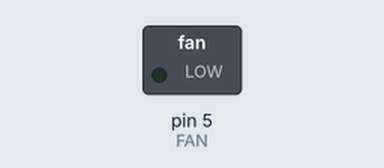
Simulated run of this sketch. Board: Arduino Uno, built with avr-gcc and run on an emulated ATmega328P. On the bench: switched loads named in the sketch (green lamp = pin HIGH).

Above: at 0.1 s.
At 10.3 s:
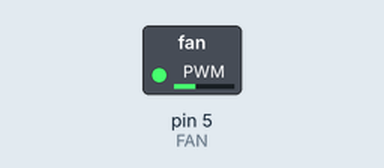
At 12.3 s:
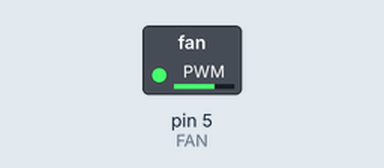
At 29.6 s:
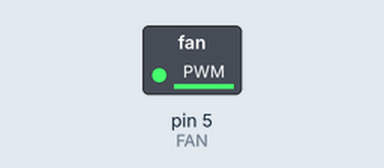
Timing chart, 0 to 32.0 s (numbered marks = the images above):
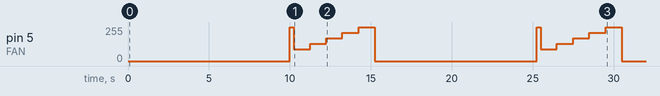

Measured:
- by itself, pin 5 (FAN): 0/255 → 255/255 at 10.0 s, → 90/255 0.25 s later, → 131/255 1.0 s later, → 172/255 1.0 s later, … (14 changes in this stretch)

The sketch:

EX4_1A.ino
```cpp
// EX 4.1_A - Bare-metal code

#define F_CPU 16000000UL
#include <avr/io.h>
#include <util/delay.h>

int main(void) {

    DDRB |= (1 << PB1);

    while (1) {
        PORTB |= (1 << PB1);   // Transistor ON → LED ON
        _delay_ms(3000);       // 3s on
        PORTB &= ~(1 << PB1);  //  TransistorOFF → LED OFF
        _delay_ms(1000);       // 1s off
    }
}
```

EX4_2A.ino
```cpp
// EX 4_2_A

const int FAN = 5;          // pin PWM - D5
const int OFF_TIME = 10000; // 10 s OFF → 15 s cycle
const int STEPS    = 5;     // increase every second for 5 s
const int START_PWM = 90;   // starting PWM threshold, adjust between 60~120
const int KICK_PWM  = 255;  // kickstart
const int KICK_TIME = 250;  // 200~300 ms recommended

void setup() {
  pinMode(FAN, OUTPUT);
  analogWrite(FAN, 0);
}

void loop() {
  analogWrite(FAN, 0);
  delay(OFF_TIME);  // 10 s off

  analogWrite(FAN, KICK_PWM); //Kickstart
  delay(KICK_TIME);


  for (int i = 0; i < STEPS; i++) {
    int pwm = START_PWM + i * ((255 - START_PWM) / (STEPS - 1));
    if (pwm > 255) pwm = 255;
    analogWrite(FAN, pwm);
    delay(1000);
  } // 5 seconds ON: increase speed every second

  analogWrite(FAN, 0); // Turn OFF
}
```
